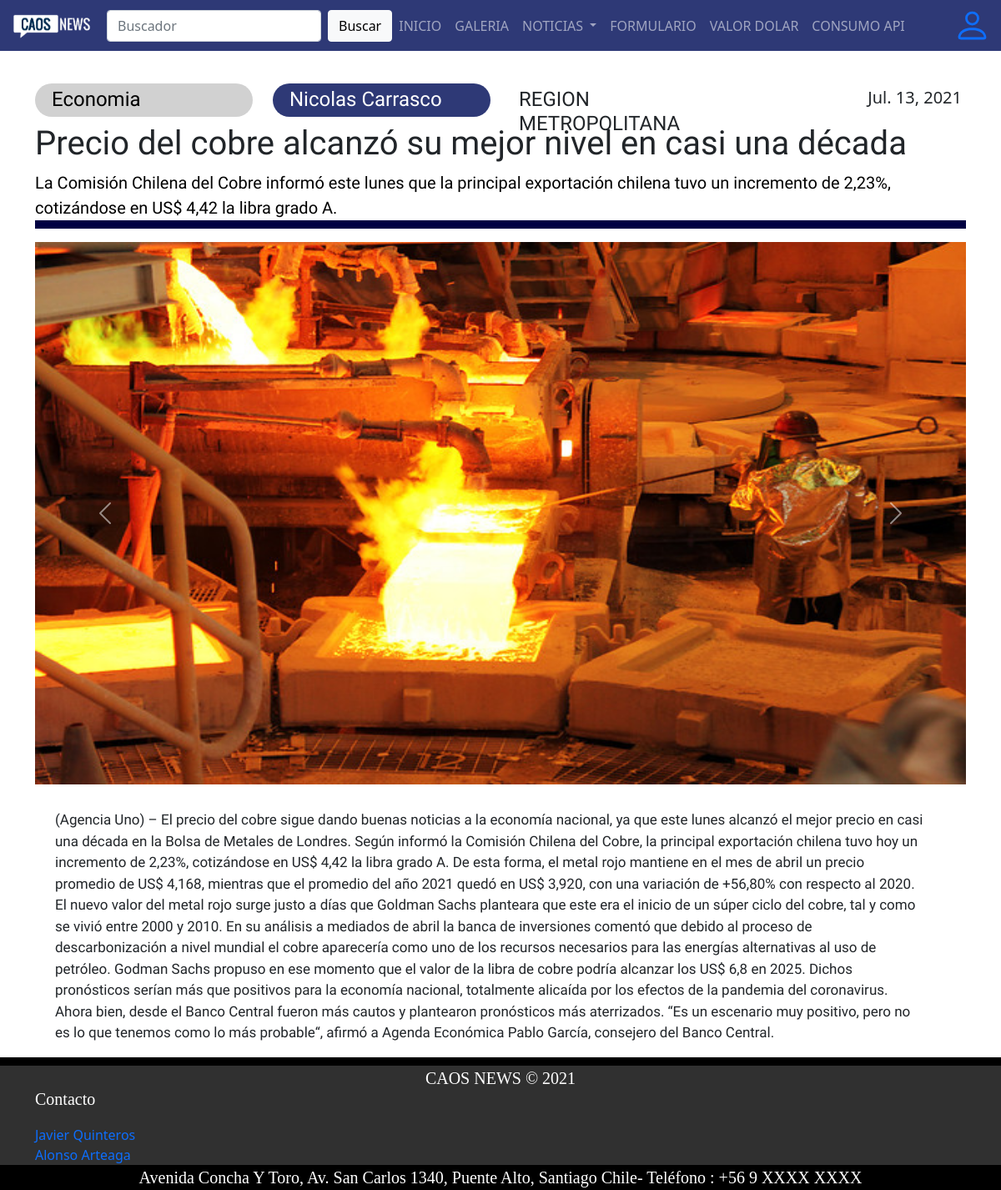
Screenshot of /mostrarnoticia/Precio del cobre alcanzó su mejor nivel en casi una década/ with the database file from the repository.
### caos_news/models.py (models this page shows, shortened)
class noticia(models.Model):
    titulo= models.CharField(max_length=150, primary_key=True)
    subtitulo= models.CharField(max_length=300)
    fecha= models.DateField()
    ubicacion= models.CharField(max_length=60)
    autor= models.CharField(max_length=60, default='')
    portada = models.ImageField(upload_to='noticias',default='404.jpg')
    contenido = models.TextField()
    cat=models.ForeignKey(categoria, on_delete=models.CASCADE)
    comentario = models.TextField(default='Aun no hay comentarios sobre esta noticia')
    usuario = models.CharField(null=True,max_length=45)
    publicar = models.BooleanField(default=False)

class categoria(models.Model):
    nombre_cat= models.CharField(max_length=20,primary_key=True)

### caos_news/views.py (the view)
# urls.py: path('mostrarnoticia/<id>/',mostrarnoticia, name='mostrar'),
def mostrarnoticia(request,id):
    noti = noticia.objects.get(titulo=id)
    galeria = galeria1.objects.filter(noticia = noti)
    contexto = {"noticia" : noti, "galeria":galeria}
    return render(request, "core/mostrarnoticia.html", contexto)

### caos_news/templates/core/mostrarnoticia.html (shortened to what this page needs)
{% extends "core/plantilla.html" %} {% load static %} {% block contenido %}
<main>
    <section class="container noticia">
        <div class="row">
            <div class="col">
                <a href="{% url 'categorias' %}">
                    <h4 class="categoria">{{noticia.cat.nombre_cat}}</h4>
                </a>
            </div>
            <div class="col">
                <a href="{% url 'user' %}}">
                    <h4 class="periodista">{{noticia.autor}}</h4>
                </a>
            </div>
            <div class="col">
                <h4 class="ubicacion">{{noticia.ubicacion}}</h4>
            </div>
            <div class="col align-self-end">
                <h5>{{noticia.fecha}}</h5>
            </div>
        </div>
    </section>
    <section class="container titulo">
        <div class="row">
            <div class="col">
                <h1 class="fw-dark">{{noticia.titulo}}
                </h1>
                <p class="lead textbanner">{{noticia.subtitulo}}
                </p>
            </div>
        </div>
    </section>
    <section class="container contenido">
        <div class="row ">
            <div style="width: 1300px; height: 650px; margin-bottom: 30px;">
                <div id="carouselExampleFade" class="carousel slide carousel-fade" data-bs-ride="carousel">
                    <div class="carousel-inner">
                        <div class="carousel-item active">
                            <img src="{{noticia.portada.url}}" width="1300px" height="650px" class="d-block w-100" alt="...">
                        </div>
                    </div>
                    <button class="carousel-control-prev" type="button" data-bs-target="#carouselExampleFade" data-bs-slide="prev">
                  <span class="carousel-control-prev-icon" aria-hidden="true"></span>
                </button>
                    <button class="carousel-control-next" type="button" data-bs-target="#carouselExampleFade" data-bs-slide="next">
                  <span class="carousel-control-next-icon" aria-hidden="true"></span>
                </button>
                </div>
            </div>
        </div>
        <div class="row container">
            <p>{{noticia.contenido}}</p>
        </div>
    </section>
</main>
{% endblock contenido %}

### rows the page displays
noticia: cat.nombre_cat "Economia", autor "Nicolas Carrasco", ubicacion "REGION METROPOLITANA", fecha "Jul. 13, 2021", titulo "Precio del cobre alcanzó su mejor nivel en casi una década", subtitulo "La Comisión Chilena del Cobre informó este lunes que la principal exportación chilena tuvo un incremento de 2,23%, cotizándose en US$ 4,42 la libra grado A.", portada (picture), contenido "(Agencia Uno) – El precio del cobre sigue dando buenas noticias a la economía nacional, ya que este lunes alcanzó el mejor precio en casi una década en la Bolsa de Metales de Londres. Según informó la Comisión Chilena del Cobre, la principal exportación chilena tuvo hoy un incremento de 2,23%, cotizándose en US$ 4,42 la libra grado A. De esta forma, el metal rojo mantiene en el mes de abril un precio promedio de US$ 4,168, mientras que el promedio del año 2021 quedó en US$ 3,920, con una variación de +56,80% con respecto al 2020. El nuevo valor del metal rojo surge justo a días que Goldman Sachs planteara que este era el inicio de un súper ciclo del cobre, tal y como se vivió entre 2000 y…"
